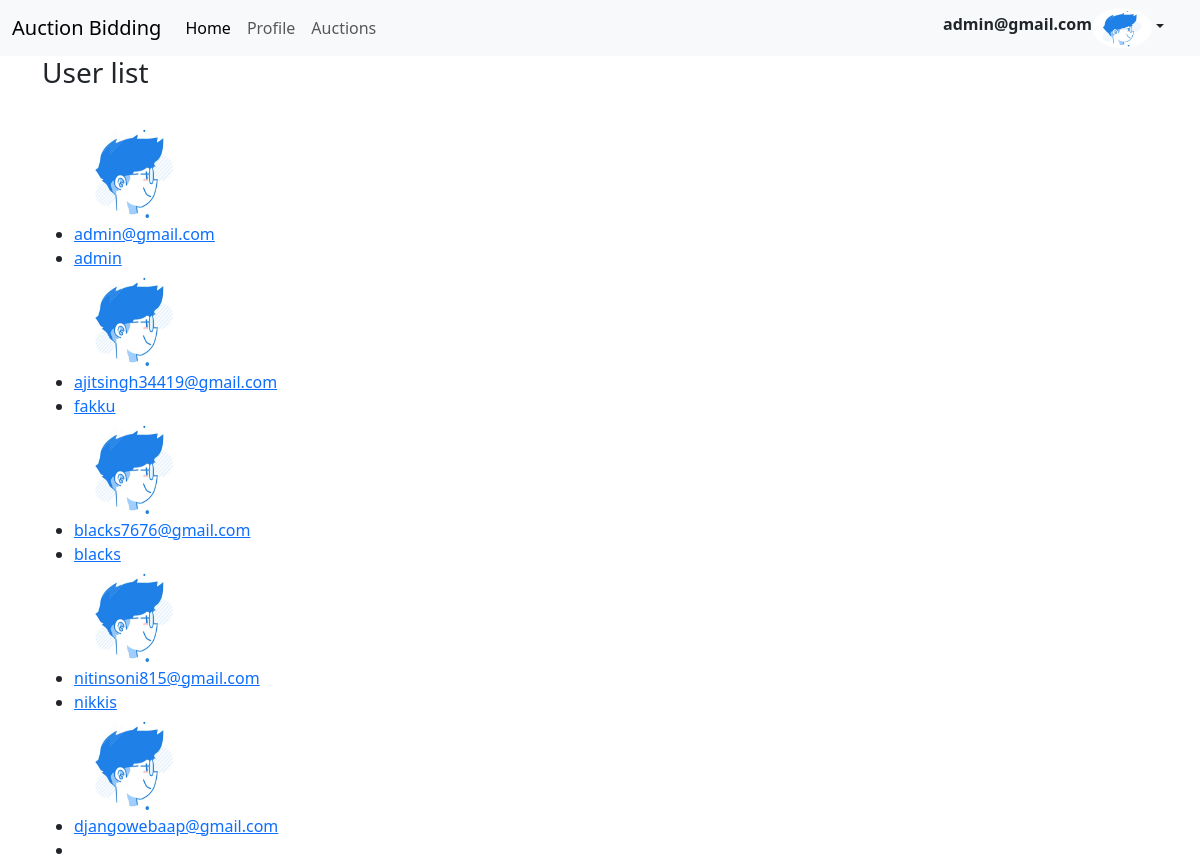
Page /users/ (signed in) on the committed database.
### accounts/models.py (models this page shows)
class User(AbstractUser):
    username = None
    name = models.CharField(max_length=25)
    profile_pic = models.ImageField(upload_to="profiles",default="profiles/default.jpg")
    email = models.EmailField(_('email address'),unique=True)
    phone = models.CharField(max_length=10,unique=True)
    gender = models.CharField(choices=GENDER,max_length=6)
    USERNAME_FIELD = 'email'
    REQUIRED_FIELDS = ['name','phone','gender']
    objects = UserManager()
    def __str__(self):
        return self.email

### accounts/views.py (the view)
# urls.py: path('users/', views.all_user,name='users'),
def all_user(request):
    if request.user.is_authenticated:
        if request.user.is_superuser == True:
            users = User.objects.all()
            context = {
                'users':users
            }
            return render(request,'all_user.html',context)
        return redirect('login')

### accounts/templates/all_user.html (shortened to what this page needs)
{% extends 'base_auction.html' %}
{% block content %}
<body>
    <div class="container-md">
    <h3>User list </h3> <br>
    <ul>
        {% for user in users %}
        <a href="{% url 'userdel' user.id %}"><img src="{{user.profile_pic.url}}" alt="" width='120px' class="pro" height="100px" style="border-radius: 50%;">
        </a>
       <li>
           <a href="{% url 'userdel' user.id %}">{{user.email}}</a>
       </li>
       <li>
           <a href="{% url 'userdel' user.id %}">{{user.name}}</a>
       </li>
       {% endfor %}
    </ul>
</div>
{% endblock content %}

### auctions/templates/base_auction.html (shortened to what this page needs)
{% load static %}
<!DOCTYPE html>
<html lang="en">
<head>
    <link rel="stylesheet" href="{% static 'style.css' %}">
    <link href="https://cdn.jsdelivr.net/npm/bootstrap@5.3.0-alpha1/dist/css/bootstrap.min.css" rel="stylesheet">
</head>
<body>
    <nav class="navbar navbar-expand-lg bg-body-tertiary">
        <div class="container-fluid">
            <a class="navbar-brand" href="{% url 'allauctions' %}">Auction Bidding</a>
            <div class="collapse navbar-collapse" id="navbarScroll">
                <ul class="navbar-nav me-auto my-2 my-lg-0 navbar-nav-scroll" style="--bs-scroll-height: 100px;">
                    <li class="nav-item">
                        <a class="nav-link active" aria-current="page" href="{% url 'dashbord' %}">Home</a>
                    </li>
                    <li class="nav-item">
                        <a class="nav-link" href="{% url 'profile' %}">Profile</a>
                    </li>
                    <li class="nav-item">
                        <a class="nav-link" href="{% url 'allauctions' %}">Auctions</a>
                    </li>
                </ul>
                <form class="d-flex" role="search">
                    <a class="nav-link mt-1" href="#"><b>{{request.user}}</b></a>
                    <span class="nav-item dropdown me-4">
                        <a class="nav-link dropdown-toggle" href="#" role="button" data-bs-toggle="dropdown" aria-expanded="false"><b><img src="{{user.profile_pic.url}}" alt="" width='60px' height="40px" style="border-radius: 50%;"></b></a>
                    </span>
                </form>
            </div>
        </div>
    </nav>
    {% block content %} {% endblock content %}
</body>
</html>

### static/style.css (style rules this page uses)
body { background-color: hwb(180 83% 7%); }

### rows in the picture
User: user "admin@gmail.com", profile_pic (placeholder picture), email "admin@gmail.com", name "admin"
User: profile_pic (placeholder picture), email "ajitsingh34419@gmail.com", name "fakku"
User: profile_pic (placeholder picture), email "blacks7676@gmail.com", name "blacks"
User: profile_pic (placeholder picture), email "nitinsoni815@gmail.com", name "nikkis"
User: profile_pic (placeholder picture), email "djangowebaap@gmail.com"
